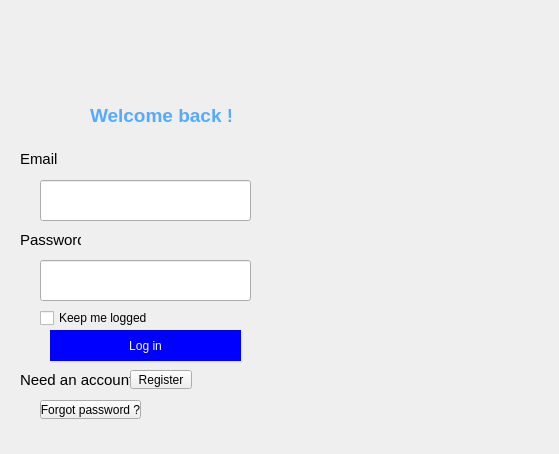
<?xml version="1.0" encoding="UTF-8"?>
<ui version="4.0">
 <class>MainWindow</class>
 <widget class="QMainWindow" name="MainWindow">
  <property name="geometry">
   <rect>
    <x>0</x>
    <y>0</y>
    <width>559</width>
    <height>454</height>
   </rect>
  </property>
  <property name="windowTitle">
   <string>MainWindow</string>
  </property>
  <widget class="QWidget" name="centralwidget">
   <widget class="QWidget" name="widget" native="true">
    <property name="geometry">
     <rect>
      <x>290</x>
      <y>0</y>
      <width>281</width>
      <height>451</height>
     </rect>
    </property>
   </widget>
   <widget class="QLabel" name="label">
    <property name="geometry">
     <rect>
      <x>290</x>
      <y>90</y>
      <width>261</width>
      <height>271</height>
     </rect>
    </property>
    <property name="text">
     <string/>
    </property>
    <property name="pixmap">
     <pixmap>../img/3766277.png</pixmap>
    </property>
    <property name="scaledContents">
     <bool>true</bool>
    </property>
   </widget>
   <widget class="QLabel" name="label_2">
    <property name="geometry">
     <rect>
      <x>80</x>
      <y>20</y>
      <width>141</width>
      <height>91</height>
     </rect>
    </property>
    <property name="text">
     <string/>
    </property>
    <property name="pixmap">
     <pixmap>../img/logo.png</pixmap>
    </property>
    <property name="scaledContents">
     <bool>true</bool>
    </property>
   </widget>
   <widget class="QLabel" name="label_3">
    <property name="geometry">
     <rect>
      <x>90</x>
      <y>100</y>
      <width>141</width>
      <height>31</height>
     </rect>
    </property>
    <property name="text">
     <string>&lt;html&gt;&lt;head/&gt;&lt;body&gt;&lt;p&gt;&lt;span style=&quot; font-size:14pt; font-weight:600; color:#55aaff;&quot;&gt;Welcome back !&lt;/span&gt;&lt;/p&gt;&lt;/body&gt;&lt;/html&gt;</string>
    </property>
    <property name="scaledContents">
     <bool>true</bool>
    </property>
   </widget>
   <widget class="QLabel" name="label_4">
    <property name="geometry">
     <rect>
      <x>20</x>
      <y>150</y>
      <width>41</width>
      <height>16</height>
     </rect>
    </property>
    <property name="text">
     <string>&lt;html&gt;&lt;head/&gt;&lt;body&gt;&lt;p&gt;&lt;span style=&quot; font-size:11pt;&quot;&gt;Email&lt;/span&gt;&lt;/p&gt;&lt;/body&gt;&lt;/html&gt;</string>
    </property>
   </widget>
   <widget class="QLabel" name="label_5">
    <property name="geometry">
     <rect>
      <x>20</x>
      <y>230</y>
      <width>61</width>
      <height>21</height>
     </rect>
    </property>
    <property name="text">
     <string>&lt;html&gt;&lt;head/&gt;&lt;body&gt;&lt;p&gt;&lt;span style=&quot; font-size:11pt;&quot;&gt;Password&lt;/span&gt;&lt;/p&gt;&lt;/body&gt;&lt;/html&gt;</string>
    </property>
   </widget>
   <widget class="QLabel" name="label_6">
    <property name="geometry">
     <rect>
      <x>20</x>
      <y>370</y>
      <width>111</width>
      <height>21</height>
     </rect>
    </property>
    <property name="text">
     <string>&lt;html&gt;&lt;head/&gt;&lt;body&gt;&lt;p&gt;&lt;span style=&quot; font-size:11pt;&quot;&gt;Need an account ?&lt;/span&gt;&lt;/p&gt;&lt;/body&gt;&lt;/html&gt;</string>
    </property>
   </widget>
   <widget class="QLineEdit" name="lineEdit">
    <property name="geometry">
     <rect>
      <x>40</x>
      <y>180</y>
      <width>211</width>
      <height>41</height>
     </rect>
    </property>
   </widget>
   <widget class="QLineEdit" name="lineEdit_2">
    <property name="geometry">
     <rect>
      <x>40</x>
      <y>260</y>
      <width>211</width>
      <height>41</height>
     </rect>
    </property>
   </widget>
   <widget class="QCheckBox" name="checkBox">
    <property name="geometry">
     <rect>
      <x>40</x>
      <y>310</y>
      <width>111</width>
      <height>16</height>
     </rect>
    </property>
    <property name="text">
     <string>Keep me logged in</string>
    </property>
   </widget>
   <widget class="QPushButton" name="pushButton_2">
    <property name="geometry">
     <rect>
      <x>50</x>
      <y>330</y>
      <width>191</width>
      <height>31</height>
     </rect>
    </property>
    <property name="styleSheet">
     <string notr="true">color :White;
background-color: blue;
font-style: normal;
font-family: Arial;
font-weight: 300;
font-size: 12px;
padding-left: 5px;
padding-right: 5px;
border-radius: 20px;</string>
    </property>
    <property name="text">
     <string>Log in</string>
    </property>
   </widget>
   <widget class="QPushButton" name="pushButton_3">
    <property name="geometry">
     <rect>
      <x>130</x>
      <y>370</y>
      <width>62</width>
      <height>19</height>
     </rect>
    </property>
    <property name="text">
     <string>Register</string>
    </property>
   </widget>
   <widget class="QPushButton" name="pushButton">
    <property name="geometry">
     <rect>
      <x>40</x>
      <y>400</y>
      <width>101</width>
      <height>19</height>
     </rect>
    </property>
    <property name="text">
     <string>Forgot password ?</string>
    </property>
   </widget>
  </widget>
 </widget>
 <resources/>
 <connections/>
</ui>
